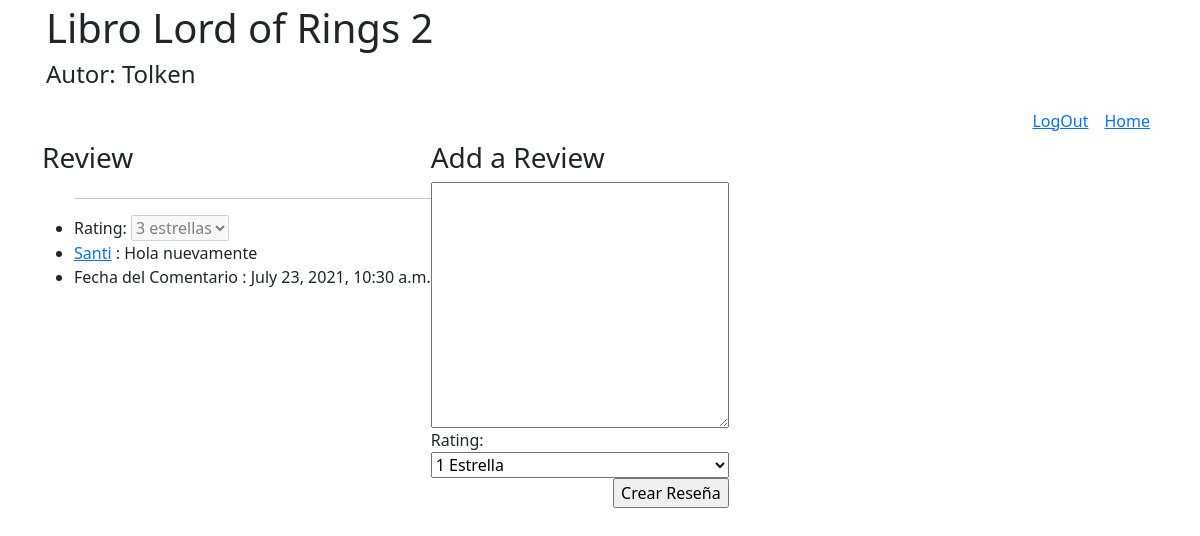
/book/2 (signed in), run on the app's committed database.
### bookApp/models.py (models this page shows)
class Book(models.Model):
    bookName=models.CharField(max_length=45)
    createdAt=models.DateTimeField(auto_now_add=True)
    updatedAt=models.DateTimeField(auto_now=True)
    objects=BookManager()

class Author(models.Model):
    authorName=models.CharField(max_length=45)
    books=models.ManyToManyField(Book, related_name="authors")
    createdAt=models.DateTimeField(auto_now_add=True)
    updatedAt=models.DateTimeField(auto_now=True)
    objects=AuthorManager()

class Review(models.Model):
    reviewDesc=models.TextField()
    rating=models.IntegerField()
    userReview=models.ForeignKey(User,related_name="users_review", on_delete=models.CASCADE)
    bookReview=models.ForeignKey(Book,related_name="book_reviews",on_delete=models.CASCADE)
    createdAt=models.DateTimeField(auto_now_add=True)
    updatedAt=models.DateTimeField(auto_now=True)
    objects=ReviewManager()

class User(models.Model):
    name=models.CharField(max_length=40)
    username=models.CharField(max_length=40)
    email=models.EmailField()
    password=models.CharField(max_length=40)
    createdAt=models.DateTimeField(auto_now_add=True)
    updatedAt=models.DateTimeField(auto_now=True)
    objects = UserManager()

### bookApp/views.py (the view)
# urls.py: path('book/<int:bookId>',views.indexBook),
def indexBook(request, bookId):
    if 'logged_user' not in request.session:
        messages.error(request, "Please Register or Log In")
        return redirect("/")
    content={
        'book' : Book.objects.get(id=bookId),
        'reviews' : Review.objects.filter(bookReview=bookId)
    }
    return render (request,'indexBook.html', content)

### bookApp/templates/indexBook.html (shortened to what this page needs)
<!DOCTYPE html>
<html lang="en">
<head>
    <link href="https://cdn.jsdelivr.net/npm/bootstrap@5.0.2/dist/css/bootstrap.min.css" rel="stylesheet">
    {% load static %}
    <link rel="stylesheet" href="{% static 'css/styleLogin.css' %}">
</head>
<body>
    <div class="container">
        <div class="d-flex ">
            <div class="p-1"><H1>Libro {{book.bookName}}{{review.bookReview.bookName}} </H1>
                {%for author in book.authors.all %}
                <h4>Autor: {{author.authorName}}</h4>
                {% endfor %}
            </div>
        </div>
        <div class="d-flex justify-content-end">
            <div class="p-2"><a href="/logout">LogOut</a></div>
            <div class="p-2"><a href="/user">Home</a></div>
        </div>
    </div>
    <div class="container">
        <div class="d-flex">
            <div class="d-flex flex-column">
                <h3>Review</h3>
                <ul>
                    {% for review in book.book_reviews.all %}
                    <li>
                        <hr>
                        Rating: <select name="rating" id="rating" disabled="disabled">
                        <option  value="{{review.rating}}" >
                            {% if review.rating == 3 %}3 estrellas{% endif %}
                            </option>
                        </select>
                    </li>
                    <li>
                        <a href="#">{{review.userReview.username}}</a> : {{review.reviewDesc}}
                    </li>
                    <li>
                        Fecha del Comentario : {{review.updatedAt}}
                    </li>
                    {% endfor %}
                </ul>
            </div>
            <form action="/book/{{book.id}}/addReview" method="post">
                <div class="d-flex flex-column">
                    <h3>Add a Review</h3>
                    <textarea name="review" id="review" cols="30" rows="10"></textarea>
                    Rating:
                    <select name="rating" id="rating" >
                        <option value="1">1 Estrella</option>
                    </select>
                    <div class="d-flex justify-content-end">
                    <input type="submit" value="Crear Reseña">
                    </div>
                </div>
            </form>
        </div>
    </div>
</body>
</html>

### data on the page
Book: bookName "Lord of Rings 2"
Author: authorName "Tolken"
Review: rating "3 estrellas", userReview.username "Santi", reviewDesc "Hola nuevamente", updatedAt "July 23, 2021, 10:30 a.m."
